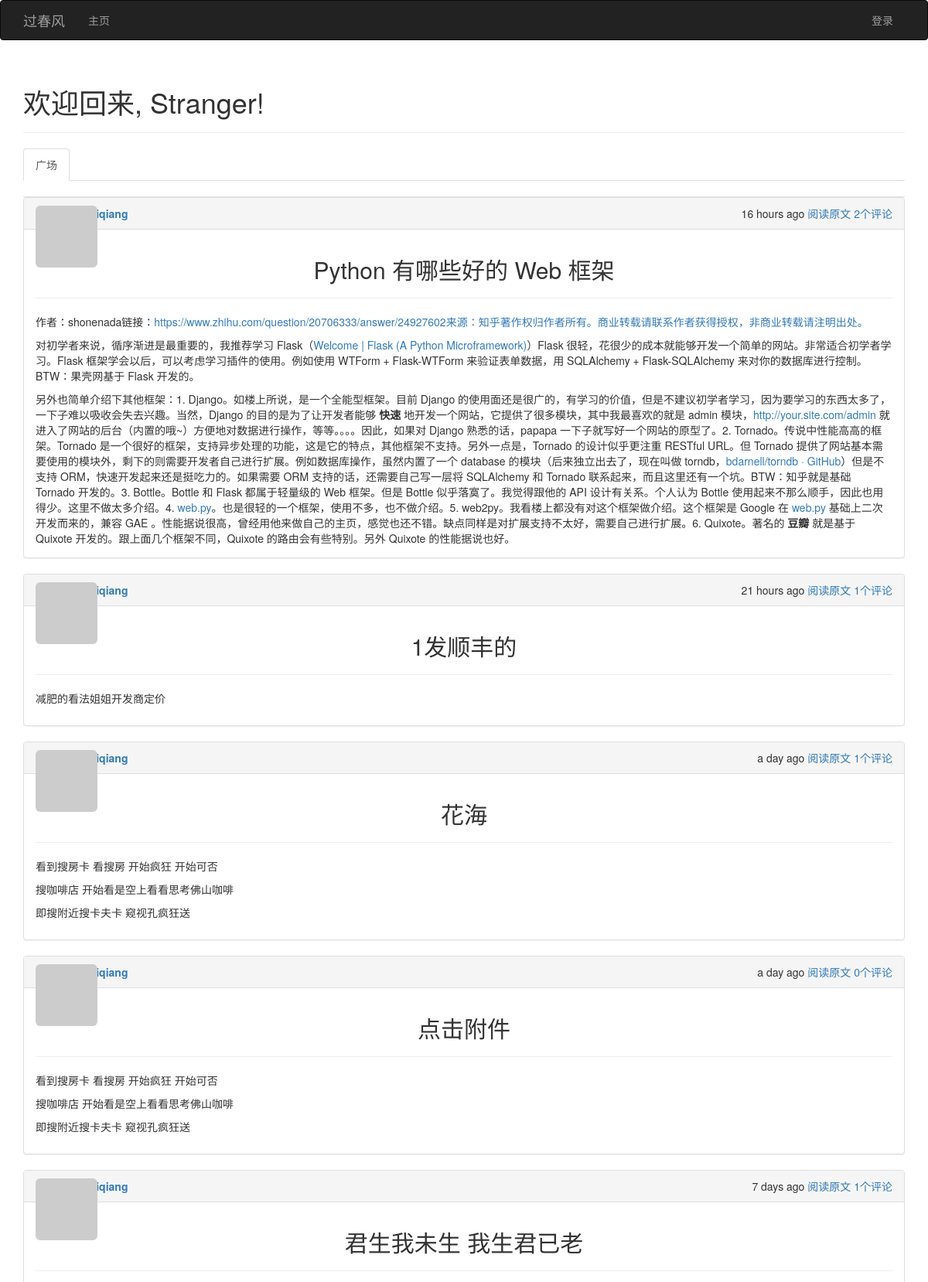
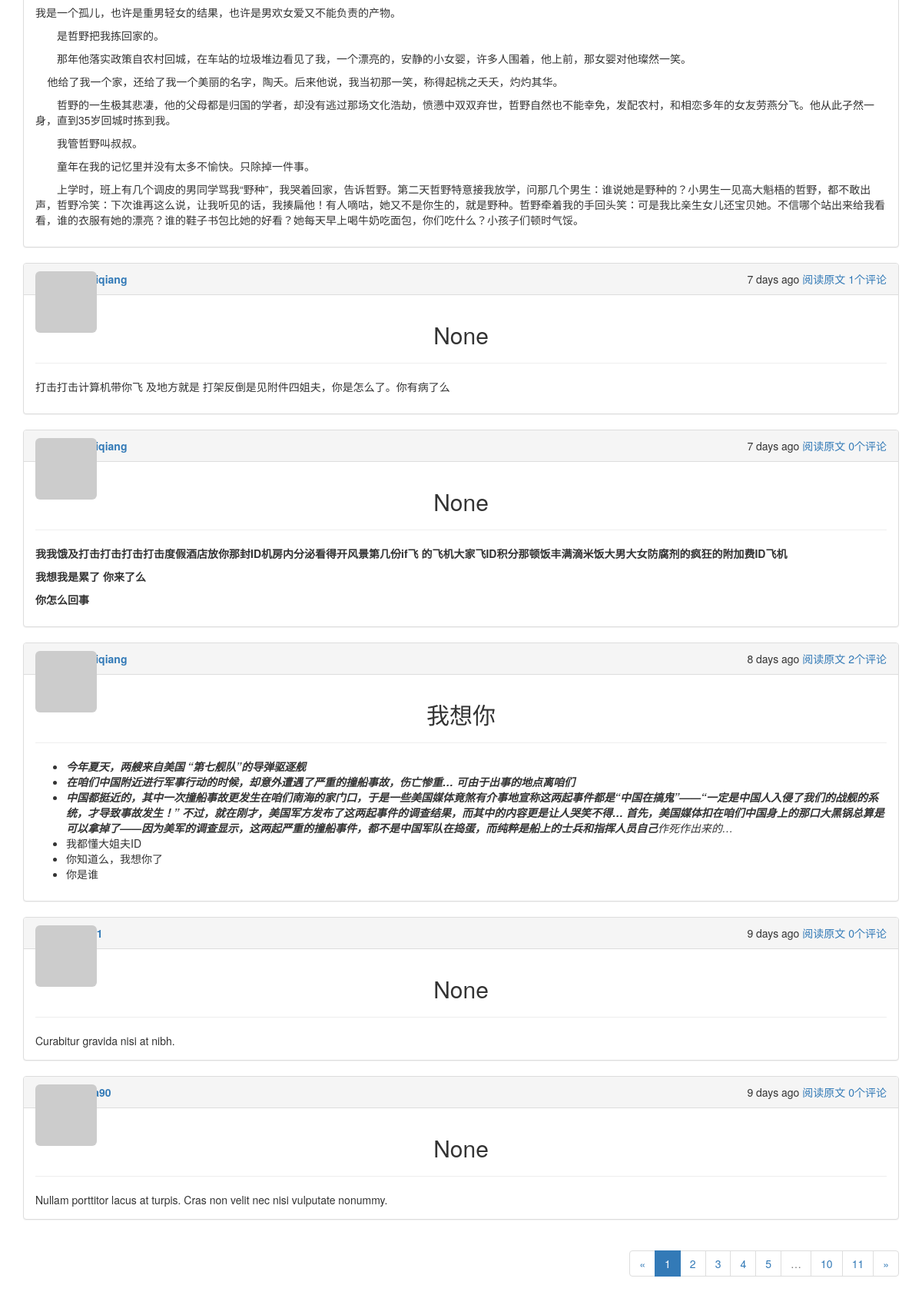
The page / on the database its author committed (2 pictures, top to bottom).
### app/models.py (models this page shows, shortened)
class Post(db.Model):
	__tablename__='posts'
	id=db.Column(db.Integer,primary_key=True)
	body=db.Column(db.Text)
	title=db.Column(db.Text)
	timestamp=db.Column(db.DateTime,index=True,default=datetime.utcnow)
	author_id=db.Column(db.Integer,db.ForeignKey('users.id'))
	body_html=db.Column(db.Text)
	comments=db.relationship('Comment',backref='post',lazy='dynamic')

### app/main/views.py (the view)
@main.route('/',methods=['GET','POST'])
def index():
	form=PostForm()
	if current_user.can(Permission.WRITE_ARTICLES) and form.validate_on_submit():
		post=Post(body=form.body.data,author=current_user._get_current_object())
		db.session.add(post)
		return redirect(url_for('.index'))
	show_followed=False
	if current_user.is_authenticated:
		show_followed=bool(request.cookies.get('show_followed',''))
	if show_followed:
		query=current_user.followed_posts
	else:
		query=Post.query
	page=request.args.get('page',1,type=int)
	pagination=query.order_by(Post.timestamp.desc()).paginate(page,
		per_page=current_app.config['FLASK_POSTS_PER_PAGE'],error_out=False)
	posts=pagination.items
	return render_template('index.html',form=form,posts=posts,pagination=pagination,show_followed=show_followed)

### app/auth/views.py (called while the page is built)
@auth.before_app_request
def before_request():
	if current_user.is_authenticated :
		current_user.ping()
		if not current_user.confirmed \
				and request.endpoint \
				and request.endpoint[:5]!='auth.'\
				and request.endpoint !='static':
			return redirect(url_for('auth.unconfirmed'))

### app/main/__init__.py (called while the page is built)
@main.app_context_processor
def inject_permissions():
	return dict (Permission=Permission)

### app/main/views.py (called while the page is built)
@main.after_app_request
def after_request(response):
	for query in get_debug_queries():
		if query.duration>=current_app.config['FLASKY_SLOW_DB_QUERY_TIME']:
			current_app.logger.warning('Slow query:%s\n Parameters:%s\nDuration:%f\nContext:%s\n'%(
				query.statement,query.parameters,query.duration,query.context))
	return response

### app/models.py (called while the page is built)
	def gravatar(self,size=100,default='identicon',rating='g'):
		if request.is_secure:
			url='https://secure.gravatar.com/avatar'
		else:
			url='http://www.gravatar.com/avatar'
		hash=self.avatar_hash or hashlib.md5(self.email.encode('utf-8')).hexdigest()
		return '{url}/{hash}?s={size}&d={default}&r={rating}'.format(url=url,hash=hash,
			size=size,default=default,rating=rating)

	def can(self,permissions):
		return False

	def is_administrator(self):
		return False

### app/templates/index.html (shortened to what this page needs)
{%extends "base.html"%}
{%import "bootstrap/wtf.html" as wtf%}
{%import "_macros.html" as macros %}
{% block page_content %}
<div class="page-header">
    <h1>欢迎回来, {% if current_user.is_authenticated %}{{ current_user.username }}{% else %}Stranger{% endif %}!</h1>
</div>
<div class="post-tabs">
    <ul class="nav nav-tabs">
        <li{% if not show_followed %} class="active"{% endif %}><a href="{{ url_for('.show_all') }}">广场</a></li>
    </ul>
    {% include '_posts.html' %}
</div>
{% if pagination %}
<div class="pagination">
    {{ macros.pagination_widget(pagination, '.index') }}
</div>
{% endif %}
{% endblock %}

### app/templates/_posts.html (shortened to what this page needs)
<div class="posts" style="margin-top: 20px">
	{%for post in posts%}
	<div class="post panel panel-default">
    	<div class="panel-heading" style="display: flex; justify-content: space-between;">
    		<div>
				<div class="post-thumbnail">
					<a href="{{url_for('.user',username=post.author.username)}}">
						<img class="img-rounded profile-thumbnail"
							src="{{post.author.gravatar(size=25)}}">
					</a>
				</div>
				<div class="post-author">
				<a href="{{url_for('.user',username=post.author.username)}}">
				</a>
				</div>
			</div>
			<span class="post-footer">
                <span >{{ moment(post.timestamp).fromNow() }}</span>
                <span ><a href="{{ url_for('main.post', id=post.id) }}">阅读原文</a></span>
                <span ><a href="{{ url_for('main.post', id=post.id) }}">{{ post.comments.count() }}个评论</a></span>
            </span>
		</div>
	<div class="panel-body">
			<div class="post-title">
                        <h2 style="text-align:center"> {{ post.title }} </h2>
                        <hr />
            </div>
            {% if post_body %}
            <div class="post-body">
                    {% if post.body_html %}
                        {{ post.body_html|safe }}
                    {% else %}
                        {{ post.body }}
                    {% endif %}
             </div>
            {% else %}
            <div class="post-body" style="max-height:300px;overflow: hidden;">
                    {% if post.body_html %}
                        {{ post.body_html|safe }}
                    {% else %}
                        {{ post.body }}
                    {% endif %}
            </div>
            {% endif %}
		</div>
	</div>
	{%endfor%}
</div>

### app/static/styles.css (style rules this page uses)
.profile-thumbnail { position: absolute; }
div.post-tabs { margin-top: 16px; }
div.post-title { margin:0 auto; }
div.posts { list-style-type: none; padding: 0px; margin: 16px 0px 0px 0px; border-top: 1px solid #e0e0e0; }
div.post-author { font-weight: bold; margin-left: 30px; }
div.post-thumbnail { position: absolute; }
span.post-footer { margin-right: 0px; }
div.pagination { width: 100%; text-align: right; padding: 0px; margin: 0px; }

### rows shown on the page
Post: timestamp "16 hours ago", comments.count "2", title "Python 有哪些好的 Web 框架", body_html "作者：shonenada链接： https://www.zhihu.com/question/20706333/answer/24927602来源：知乎著作权归作者所有。商业转载请联系作者获得授权，非商业转载请注明出处。 对初学者来说，循序渐进是最重要的，我推荐学习 Flask（ Welcome | Flask (A Python Microframework) ）Flask 很轻，花很少的成本就能够开发一个简单的网站。非常适合初学者学习。Flask 框架学会以后，可以考虑学习插件的使用。例如使用 WTForm + Flask-WTForm 来验证表单数据，用 SQLAlchemy + Flask-SQLAlchemy 来对你的数据库进行控制。BTW：果壳网基于 Flask 开发的。 另外也简单介绍下其他框架：1. Django。如楼上所说，是一个全能型框架。目前 Django 的使用面还是很广的，有学习的价值，但是不建议初学者学习，因为要学习的东西太多了，一下子难以吸收会失去兴趣。当然，Django 的目的是为了让开发者能够 快速 地开发一个网站，它提供了很多模块，其中我最喜欢的就是 admin 模块， http://your.site.com/admin 就进入了网站的后台（内置的哦~）方便地对数据进行操作，等等。。。。因此，如果对 Django 熟悉的话，papapa 一下子就写好一个网站的原型了。2. Tornado。传说中性能高高的框架。Tornado 是一个很好的框架，支持异步处理的功能，这是它的特点，其他框架不支持。另外一点是，Tornado 的设计似乎更注重…"
Post: timestamp "21 hours ago", comments.count "1", title "1发顺丰的", body_html "减肥的看法姐姐开发商定价"
Post: timestamp "a day ago", comments.count "1", title "花海", body_html "看到搜房卡 看搜房 开始疯狂 开始可否 搜咖啡店 开始看是空上看看思考佛山咖啡 即搜附近搜卡夫卡 窥视孔疯狂送"
Post: timestamp "a day ago", comments.count "0", title "点击附件", body_html "看到搜房卡 看搜房 开始疯狂 开始可否 搜咖啡店 开始看是空上看看思考佛山咖啡 即搜附近搜卡夫卡 窥视孔疯狂送"
Post: timestamp "7 days ago", comments.count "1", title "君生我未生 我生君已老", body_html "我是一个孤儿，也许是重男轻女的结果，也许是男欢女爱又不能负责的产物。 是哲野把我拣回家的。 那年他落实政策自农村回城，在车站的垃圾堆边看见了我，一个漂亮的，安静的小女婴，许多人围着，他上前，那女婴对他璨然一笑。 他给了我一个家，还给了我一个美丽的名字，陶夭。后来他说，我当初那一笑，称得起桃之夭夭，灼灼其华。 哲野的一生极其悲凄，他的父母都是归国的学者，却没有逃过那场文化浩劫，愤懑中双双弃世，哲野自然也不能幸免，发配农村，和相恋多年的女友劳燕分飞。他从此孑然一身，直到35岁回城时拣到我。 我管哲野叫叔叔。 童年在我的记忆里并没有太多不愉快。只除掉一件事。 上学时，班上有几个调皮的男同学骂我“野种”，我哭着回家，告诉哲野。第二天哲野特意接我放学，问那几个男生：谁说她是野种的？小男生一见高大魁梧的哲野，都不敢出声，哲野冷笑：下次谁再这么说，让我听见的话，我揍扁他！有人嘀咕，她又不是你生的，就是野种。哲野牵着我的手回头笑：可是我比亲生女儿还宝贝她。不信哪个站出来给我看看，谁的衣服有她的漂亮？谁的鞋子书包比她的好看？她每天早上喝牛奶吃面包，你们吃什么？小孩子们顿时气馁。"
Post: timestamp "7 days ago", comments.count "1", title "None", body_html "打击打击计算机带你飞 及地方就是 打架反倒是见附件四姐夫，你是怎么了。你有病了么"
Post: timestamp "7 days ago", comments.count "0", title "None", body_html "我我饿及打击打击打击打击度假酒店放你那封ID机房内分泌看得开风景第几份if飞 的飞机大家飞ID积分那顿饭丰满滴米饭大男大女防腐剂的疯狂的附加费ID飞机 我想我是累了 你来了么 你怎么回事"
Post: timestamp "8 days ago", comments.count "2", title "我想你", body_html "今年夏天，两艘来自美国 “第七舰队”的导弹驱逐舰 在咱们中国附近进行军事行动的时候，却意外遭遇了严重的撞船事故，伤亡惨重… 可由于出事的地点离咱们 中国都挺近的，其中一次撞船事故更发生在咱们南海的家门口，于是一些美国媒体竟煞有介事地宣称这两起事件都是“中国在搞鬼”——“一定是中国人入侵了我们的战舰的系统，才导致事故发生！” 不过，就在刚才，美国军方发布了这两起事件的调查结果，而其中的内容更是让人哭笑不得… 首先，美国媒体扣在咱们中国身上的那口大黑锅总算是可以拿掉了——因为美军的调查显示，这两起严重的撞船事件，都不是中国军队在捣蛋，而纯粹是船上的士兵和指挥人员自己 作死作出来的… 我都懂大姐夫ID 你知道么，我想你了 你是谁"
Post: timestamp "9 days ago", comments.count "0", title "None", body "Curabitur gravida nisi at nibh."
Post: timestamp "9 days ago", comments.count "0", title "None", body "Nullam porttitor lacus at turpis. Cras non velit nec nisi vulputate nonummy."

### other values the page prints
{{ p }} "1"
{{ p }} "2" "3" "4" "5" "10" "11"
